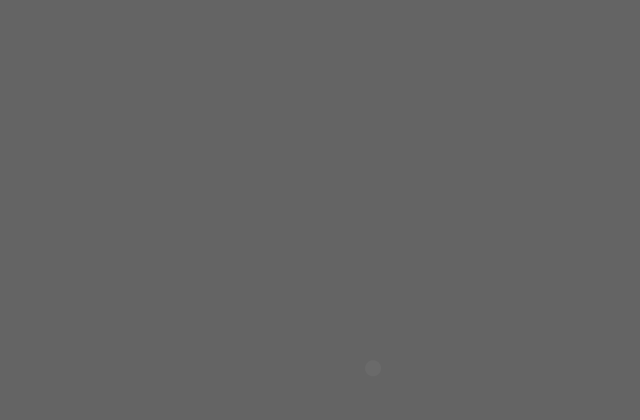
Frame 1 (no input)
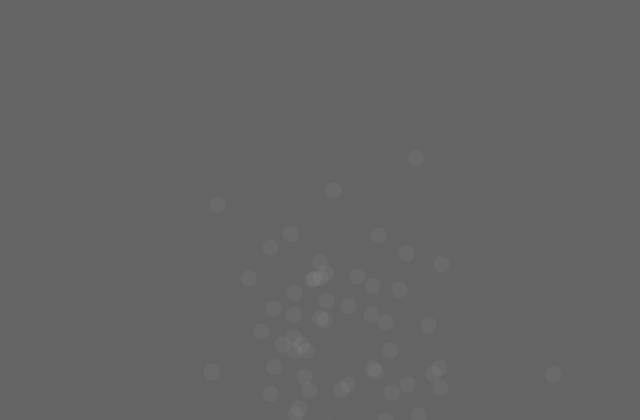
Frame 60 (the mouse pressed at the canvas centre just before this capture)
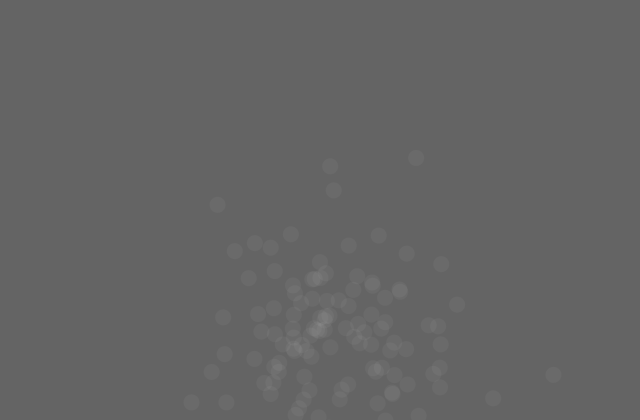
Frame 120 (the mouse held since frame 60 and released just before this capture)

The Processing sketch that drew these frames (run headless with seeded random() and noise(); from frame 60 on, the mouse is pressed at the canvas centre):

// Processing sketch: I_gaussianXY
// ── I_gaussianXY.pde
import java.util.Random;

Random generator;

void setup() {
  size(640, 420);
  background(100);
  generator = new Random();
}

float getGaussian(){
  return (float) generator.nextGaussian();
}

void draw() {
  
  float sd = 65;
  float mean = 340;
  
  float x = sd * getGaussian() + mean;
  float y = sd * getGaussian() + mean;
  
  noStroke();
  fill(255, 10);
  ellipse(x, y, 16, 16);
}
